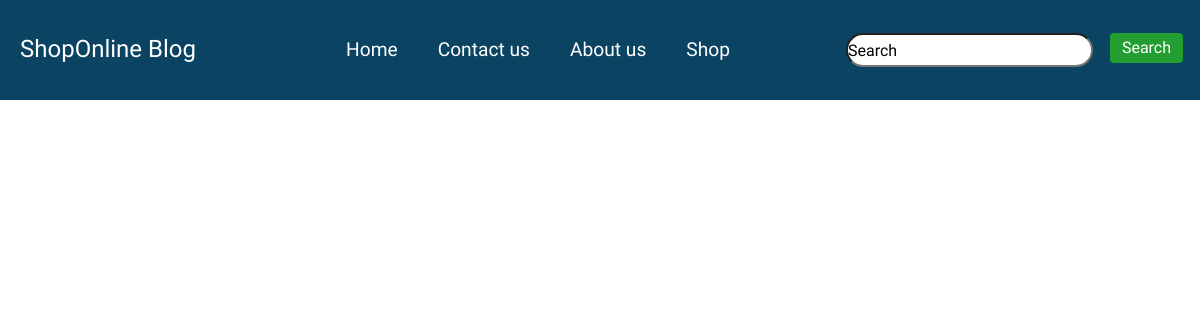
/blog/, run on an earlier commit of the app's database.
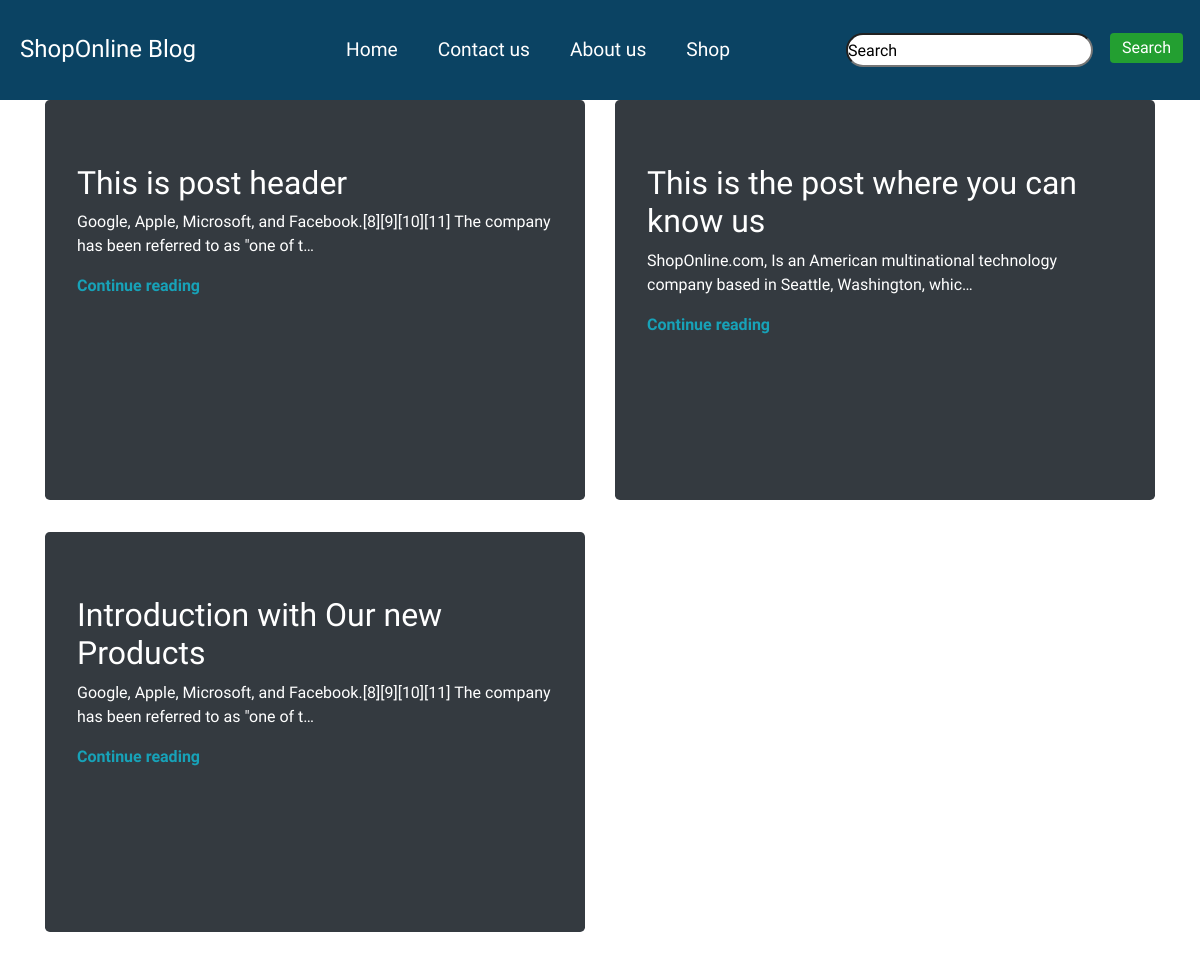
And on a later commit of the database.
### ShopBlog/models.py (models this page shows)
class Blog_Post(models.Model):
	post_id = models.AutoField(primary_key = True)
	post_name = models.CharField(max_length=200)
	post_desc = models.CharField(max_length=1000)
	post_date = models.DateField(auto_now_add =True)

### ShopBlog/views.py (the view)
# urls.py: path('',views.bloghomeView,name='bloghomeView'),
def bloghomeView(request):
	post = Blog_Post.objects.all()
	return render(request,'blog/home.html',{'post':post})

### templates/blog/home.html (shortened to what this page needs)
{%extends 'blog/nav.html'%}
{% block content%}
   <div class="container">
    <div class="row">
    {%for i in post %}
        <div class="col-md-6 col-lg-6 col-sm-12">
      <div class="jumbotron bg-dark blog_jumbo">
        <h2>
          {{i.post_name}}
        </h2>
        <p>
          {{i.post_desc|truncatechars:100}}
        </p>
        <a class="text-info font-weight-bold" href="{% url 'blogpostView' i.post_id %}">
        Continue reading</a>
      </div>
    </div>
    {%endfor%}
  </div>
  </div>
{% endblock %}

### templates/blog/nav.html (shortened to what this page needs)
{% load static %}
<!DOCTYPE html>
<html lang="en">
  <head>
    <link rel="stylesheet" href="{% static 'blog/css/nav.css' %}" />
    <link
      rel="stylesheet"
      href="https://stackpath.bootstrapcdn.com/bootstrap/4.5.2/css/bootstrap.min.css"
    />
    <link
      rel="stylesheet"
      href="https://stackpath.bootstrapcdn.com/font-awesome/4.7.0/css/font-awesome.min.css"
    />
  </head>
  <body>
    <section class="nav_section ">
      <nav class="resp_nav ">
        <div class="nav_logo">
          <h1><a href="">ShopOnline Blog</a></h1>
        </div>
        <div class="nav_items">
          <ul class="nav_ul">
            <li><a href="{% url 'bloghomeView' %}">Home</a></li>
            <li><a href="{% url 'contactView' %}">Contact us</a></li>
            <li><a href="{% url 'aboutView' %}">About us</a></li>
            <li><a href="{% url 'homeView' %}">Shop</a></li>
          </ul>
        </div>
        <div class="nav_search">
          <input type="text" placeholder="Search" />
          <button>Search</button>
        </div>
      </nav>
    </section>
    {% block content%}
     {% endblock %}
  </body>
</html>

### statics/blog/css/nav.css (style rules this page uses)
:root { --navbar-color-for-laptop: rgb(11, 67, 99); --navbar-color-for-phone: rgb(11, 67, 99); --three-dot-color: white; --nothin: red; }
* { margin: 0; padding: 0; box-sizing: border-box; color: white; font-family: "Baloo 2", cursive; }
.nav_section { font-family: "Baloo 2", cursive; min-height: 100px; }
.resp_nav { background-color: var(--navbar-color-for-laptop); width: 100%; height: 100px; display: flex; align-items: center; justify-content: space-between; z-index: 100; position: fixed; top: 0; }
.nav_logo { width: 200px; height: 50px; }
.nav_logo h1 { display: block; width: 100px; height: 28px; margin-top: 10px; padding-left: 20px; font-size: 1.5rem; }
.nav_logo a { text-decoration: none !important; color: white !important; width: 200px!important; display: block; }
.nav_items ul { display: flex; margin-left: 30px; list-style: none; text-decoration: none; font-size: 1.2rem; align-items: center; margin-bottom: 0; border: none; }
.nav_items ul li { margin: 0 20px; }
.nav_items ul li a { text-decoration: none; color: white !important; }
.nav_search { display: flex; }
.nav_search input { width: 247px; height: 34px; border-radius: 26px; color: black; }
.nav_search button { background: #239f31; height: 30px; width: 73px; color: white; border-radius: 4px; outline: none; border: 0; font-size: 1rem; margin: 0 17px; }
.nav_search input::placeholder { color: rgb(0, 0, 0); }

### templates/blog/home.html (style rules this page uses)
.blog_jumbo { height: 400px; }

What changed in the data, as far as the page shows it:
added Blog_Post: post_name "This is post header", post_desc "Google, Apple, Microsoft, and Facebook.[8][9][10][11] The company has been referred to as \"one of t…"
added Blog_Post: post_name "This is the post where you can know us", post_desc "ShopOnline.com, Is an American multinational technology company based in Seattle, Washington, whic…"
added Blog_Post: post_name "Introduction with Our new Products", post_desc "Google, Apple, Microsoft, and Facebook.[8][9][10][11] The company has been referred to as \"one of t…"
